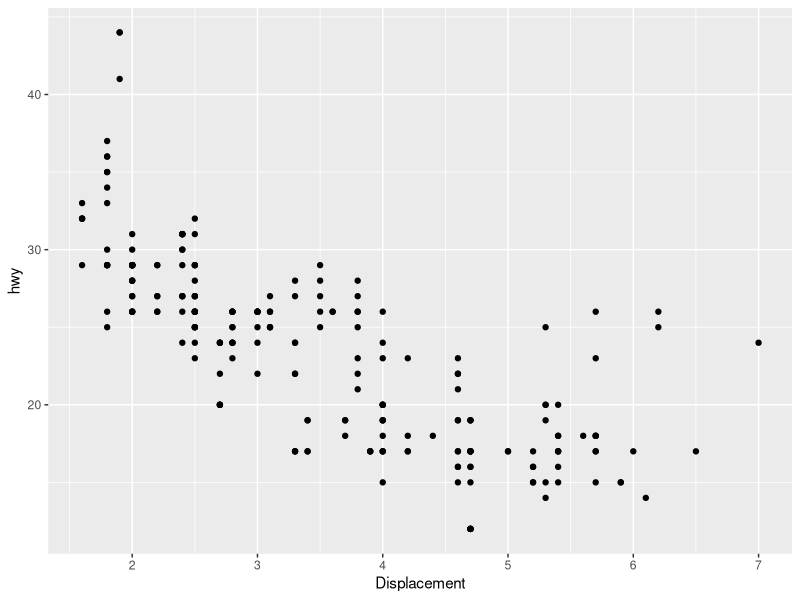
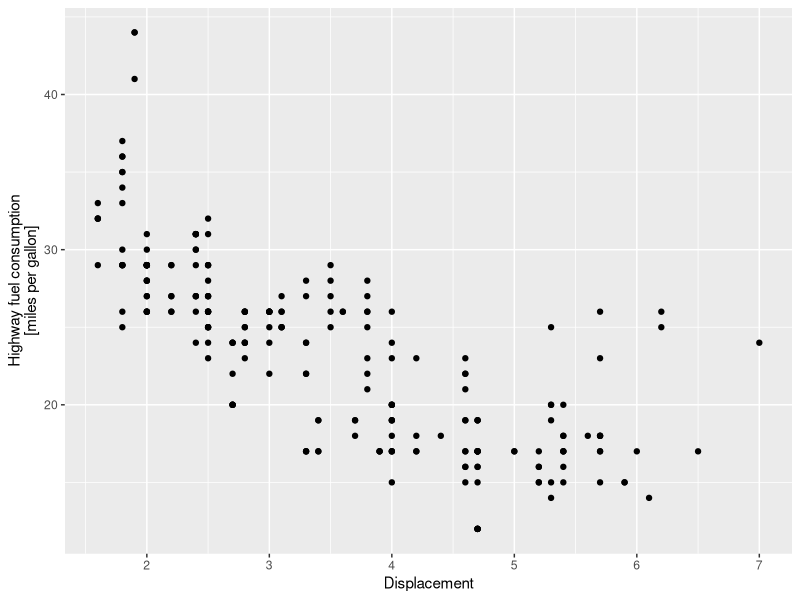
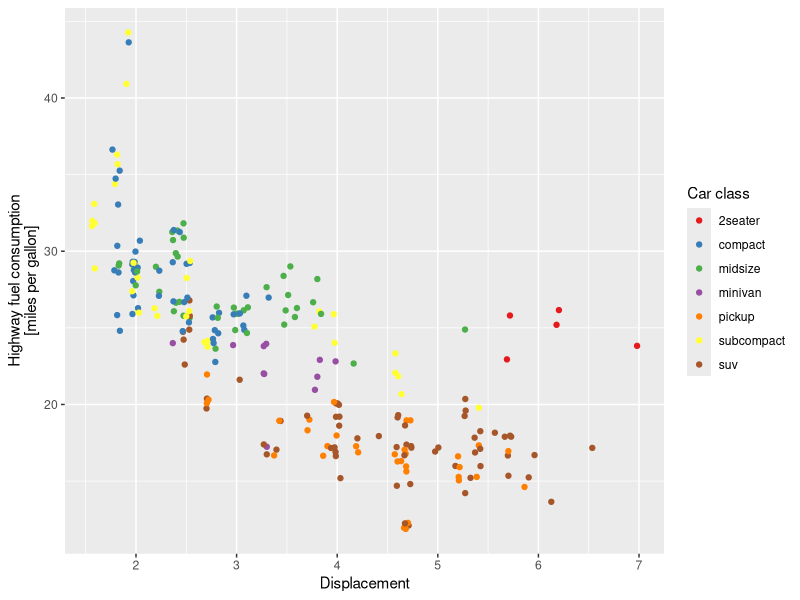
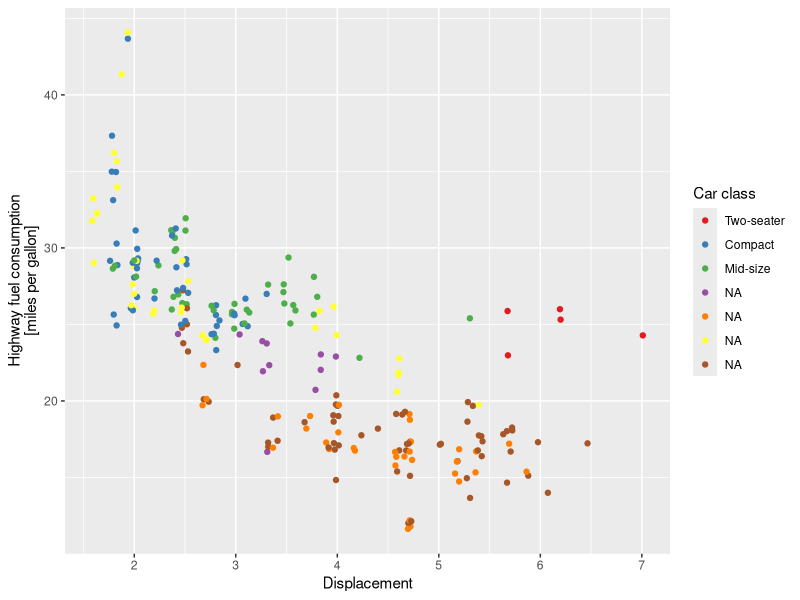
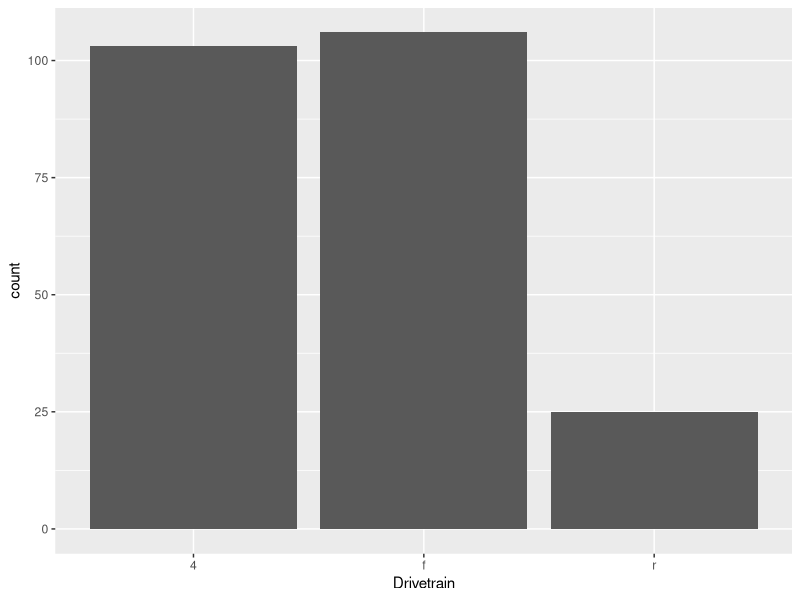

Recreate these plots in R, in order.
library(tidyverse)

mpg %>%
  ggplot(aes(x = displ, y = hwy)) +
  geom_point() +
  scale_x_continuous("Displacement")

mpg %>%
  ggplot(aes(x = displ, y = hwy)) +
  geom_point() +
  scale_x_continuous("Displacement") +
  scale_y_continuous("Highway fuel consumption\n[miles per gallon]")

mpg %>%
  ggplot(aes(x = displ, y = hwy, color = class)) +
  geom_jitter() +
  scale_x_continuous("Displacement") +
  scale_y_continuous("Highway fuel consumption\n[miles per gallon]") +
  scale_color_brewer("Car class", palette = "Set1")

my_color_scale <-
  scale_color_brewer(
    "Car class",
    palette = "Set1",
    labels = c("Two-seater", "Compact", "Mid-size")
  )

mpg %>%
  ggplot(aes(x = displ, y = hwy, color = class)) +
  geom_jitter() +
  scale_x_continuous("Displacement") +
  scale_y_continuous("Highway fuel consumption\n[miles per gallon]") +
  my_color_scale

mpg %>%
  ggplot(aes(x = drv)) +
  geom_bar() +
  scale_x_discrete("Drivetrain")
